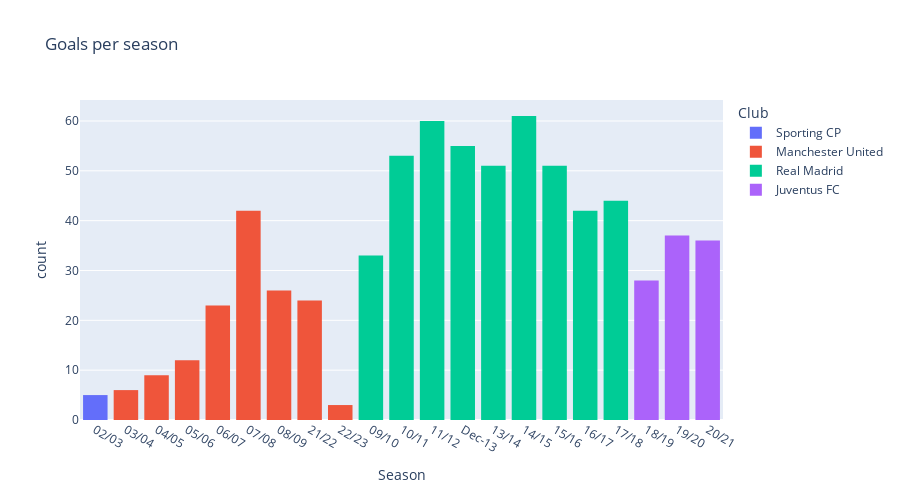

The notebook cell this image was saved under:
### Markdown cell above
## 4.2. Goals per season

### Code cell
px.histogram(
    df,
    x='Season',
    title="Goals per season",
    log_x=False,
    log_y=False,
    #symbol='title',
    #markers=True,
    #width=800, 
    height=500,
    color='Club',
    hover_name='Club',
    hover_data=['Competition','Season','Club'])

### Figure 1 — Plotly figure (JSON) as saved in the notebook; plotly's stock layout.template omitted (floating-point values rounded to 4 significant figures; data arrays with more than 128 entries replaced by an {"elided": "..."} marker saying what was removed)
{"data": [{"alignmentgroup": "True", "bingroup": "x", "hovertemplate": "Club=Sporting CP<br>Season=%{x}<br>count=%{y}<extra></extra>", "legendgroup": "Sporting CP", "marker": {"color": "#636efa", "pattern": {"shape": ""}}, "name": "Sporting CP", "offsetgroup": "Sporting CP", "orientation": "v", "showlegend": true, "type": "histogram", "x": ["02/03", "02/03", "02/03", "02/03", "02/03"], "xaxis": "x", "yaxis": "y"}, {"alignmentgroup": "True", "bingroup": "x", "hovertemplate": "Club=Manchester United<br>Season=%{x}<br>count=%{y}<extra></extra>", "legendgroup": "Manchester United", "marker": {"color": "#EF553B", "pattern": {"shape": ""}}, "name": "Manchester United", "offsetgroup": "Manchester United", "orientation": "v", "showlegend": true, "type": "histogram", "x": {"elided": "145 str values"}, "xaxis": "x", "yaxis": "y"}, {"alignmentgroup": "True", "bingroup": "x", "hovertemplate": "Club=Real Madrid<br>Season=%{x}<br>count=%{y}<extra></extra>", "legendgroup": "Real Madrid", "marker": {"color": "#00cc96", "pattern": {"shape": ""}}, "name": "Real Madrid", "offsetgroup": "Real Madrid", "orientation": "v", "showlegend": true, "type": "histogram", "x": {"elided": "450 str values"}, "xaxis": "x", "yaxis": "y"}, {"alignmentgroup": "True", "bingroup": "x", "hovertemplate": "Club=Juventus FC<br>Season=%{x}<br>count=%{y}<extra></extra>", "legendgroup": "Juventus FC", "marker": {"color": "#ab63fa", "pattern": {"shape": ""}}, "name": "Juventus FC", "offsetgroup": "Juventus FC", "orientation": "v", "showlegend": true, "type": "histogram", "x": ["18/19", "18/19", "18/19", "18/19", "18/19", "18/19", "18/19", "18/19", "18/19", "18/19", "18/19", "18/19", "18/19", "18/19", "18/19", "18/19", "18/19", "18/19", "18/19", "18/19", "18/19", "18/19", "18/19", "18/19", "18/19", "18/19", "18/19", "18/19", "19/20", "19/20", "19/20", "19/20", "19/20", "19/20", "19/20", "19/20", "19/20", "19/20", "19/20", "19/20", "19/20", "19/20", "19/20", "19/20", "19/20", "19/20", "19/20", "19/20", "19/20", "19/20", "19/20", "19/20", "19/20", "19/20", "19/20", "19/20", "19/20", "19/20", "19/20", "19/20", "19/20", "19/20", "19/20", "19/20", "19/20", "20/21", "20/21", "20/21", "20/21", "20/21", "20/21", "20/21", "20/21", "20/21", "20/21", "20/21", "20/21", "20/21", "20/21", "20/21", "20/21", "20/21", "20/21", "20/21", "20/21", "20/21", "20/21", "20/21", "20/21", "20/21", "20/21", "20/21", "20/21", "20/21", "20/21", "20/21", "20/21", "20/21", "20/21", "20/21", "20/21"], "xaxis": "x", "yaxis": "y"}], "layout": {"barmode": "relative", "height": 500, "legend": {"title": {"text": "Club"}, "tracegroupgap": 0}, "title": {"text": "Goals per season"}, "xaxis": {"anchor": "y", "domain": [0.0, 1.0], "title": {"text": "Season"}}, "yaxis": {"anchor": "x", "domain": [0.0, 1.0], "title": {"text": "count"}}}}
